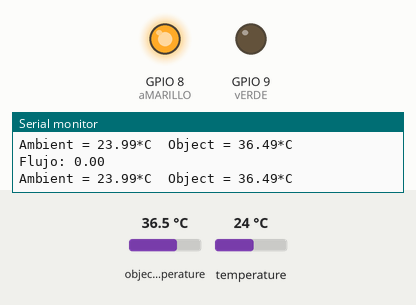
This sketch was run on a simulated ESP32-S3. On the bench: output pins drawn as LEDs (lit = HIGH), the last lines printed to the serial monitor. The inputs (shaded band) are chosen by the test bench; at power-on: object temperature 36.5 °C, temperature 24 °C. WiFi joins after 1.5 s; servers stay silent unless stated; the Firebase database answers and starts empty.

Above: at 2.7 s.
2.8 s: object temperature set to 24.4 °C
4.3 s: object temperature set to 23.7 °C
At 5.1 s:
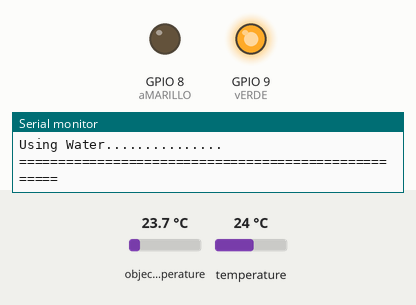
5.9 s: object temperature set to 24.5 °C
At 7.2 s:
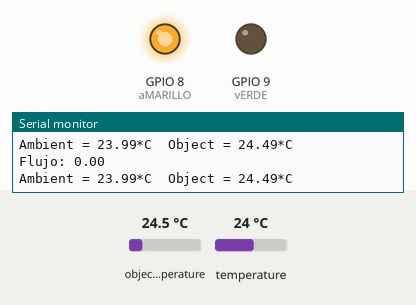
7.5 s: temperature set to 25 °C
At 8.4 s:
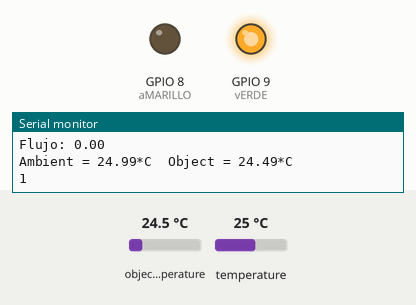
Timing chart, 0 to 10.0 s (numbered marks = the images above; inputs shaded):
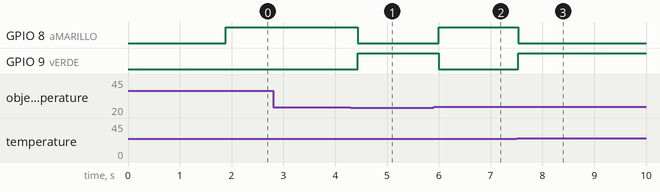

The sketch:

Wristband.ino
```cpp
#include <Wire.h>
#include <Adafruit_MLX90614.h>

#include <WiFi.h>
#include <Firebase_ESP_Client.h>
#include "addons/TokenHelper.h"
#include "addons/RTDBHelper.h"

/* CREDENCIALES */
// Red Wifi
/* #define WIFI_SSID "MEGACABLE-2.4G-18A5"
#define WIFI_PASSWORD "77ZDgpaTuM" */
#define WIFI_SSID "ESP32"
#define WIFI_PASSWORD "Access18"
#define WIFI_TIMEOUT_MS 10000
bool isConnected = false;

// Firebase Realtime Database
#define API_KEY "AIzaSyCTmRH6aLIM9vpYyFk82sH8sF6foG8rHdg"
#define DATABASE_URL "https://watercarestesting-default-rtdb.firebaseio.com/"

// Firebase User
#define USER_EMAIL "enriquez.emiliano16@outlook.com"
#define USER_PASSWORD "$Fire.En24"


/* OBJETOS */
// Define firebase database objecto
FirebaseData fbdo;
FirebaseAuth auth;
FirebaseConfig config;

// Define objeto del sensor de temperaturas
Adafruit_MLX90614 mlx = Adafruit_MLX90614();

unsigned long sendDataPrevMillis = 0;

void sendData(String path, float value) {
  if (Firebase.ready() && (millis() - sendDataPrevMillis > 2000 || sendDataPrevMillis == 0)){
    sendDataPrevMillis = millis();
    // Enviar los datos
    if (Firebase.RTDB.setInt(&fbdo, path, value)){
      Serial.println("Dato enviado correctamente");
      Serial.println("PATH: " + fbdo.dataPath());
      Serial.println("TYPE: " + fbdo.dataType());
    }
    else {
      Serial.println("Fallo al enviar el dato");
      Serial.println("REASON: " + fbdo.errorReason());
    }
  }
}

unsigned long sendDataPrevMillis2 = 0;

float getData(String path) {
  if (Firebase.ready() && (millis() - sendDataPrevMillis2 > 500 || sendDataPrevMillis2 == 0)){
    sendDataPrevMillis2 = millis();

    Serial.println(Firebase.RTDB.getInt(&fbdo, path));
    // Recivir los datos
    if (Firebase.RTDB.getInt(&fbdo, path)){
      Serial.println("PATH: " + fbdo.dataPath());
      // Serial.println("TYPE: " + fbdo.dataType());
      return fbdo.floatData();
    }
    else {
      Serial.println("Fallo al enviar el dato");
      Serial.println("REASON: " + fbdo.errorReason());
    }
  }
}

bool connectToWifi() {
  Serial.print("Connecting to Wifi");
  WiFi.mode(WIFI_STA);
  WiFi.begin(WIFI_SSID, WIFI_PASSWORD);

  unsigned long startAttempTime = millis();

  while(WiFi.status() != WL_CONNECTED && millis() - startAttempTime < WIFI_TIMEOUT_MS) {
    Serial.print(".");
    delay(100);
  }

  if(WiFi.status() != WL_CONNECTED) {
    Serial.println("");
    Serial.println("Failed to Connect");
    return false;
  }

  Serial.println("");
  Serial.println("Connected Correctly");
  Serial.println(WiFi.localIP());
  return true;
}

void setup() {
  Serial.begin(9600);
  while (!Serial);

  pinMode(8, OUTPUT); // aMARILLO
  pinMode(9, OUTPUT); // vERDE

  Serial.println("Adafruit MLX90614 test");

  // Conectarse a la red WiFi
  isConnected = connectToWifi();

  if(isConnected) {
    Wire.begin(6, 7);

    if (!mlx.begin()) {
      Serial.println("Error connecting to MLX sensor. Check wiring.");
      while (1);
    };

    Serial.print("Emissivity = "); Serial.println(mlx.readEmissivity());
    Serial.println("================================================");

    // Asignar credenciales de Firebase
    config.api_key = API_KEY;

    auth.user.email = USER_EMAIL;
    auth.user.password = USER_PASSWORD;

    config.database_url = DATABASE_URL;

    // Iniciar conexión a Firebase
    Firebase.begin(&config, &auth);
    Firebase.reconnectWiFi(true);
  } else {
    Serial.println("FATAL ERROR");
  }
}

void loop() {
  Serial.print("Ambient = "); Serial.print(mlx.readAmbientTempC());
  Serial.print("*C\tObject = "); Serial.print(mlx.readObjectTempC()); Serial.println("*C");

  float data = getData("flow/water_flow");
  Serial.print("Flujo: ");
  Serial.println(data);

  if(data > 0.15) {
    if (mlx.readObjectTempC() < mlx.readAmbientTempC()) {
      Serial.println("");
      Serial.println("====================================================");
      Serial.println("Using Water...............");
      Serial.println("====================================================");
      Serial.println("");
      delay(350);
    }
  }

  if(mlx.readObjectTempC() < mlx.readAmbientTempC()) {
    digitalWrite(9, HIGH);
    digitalWrite(8, LOW);
  } else if (mlx.readObjectTempC() > mlx.readAmbientTempC()) {
    digitalWrite(9, LOW);
    digitalWrite(8, HIGH);
  }

  Serial.println();
  delay(100);

}
```

Measured:
- the behaviour switches between 24 and 23.9 °C on object temperature (found by bisection; images 0 and 1)
- the behaviour switches between 24 and 24.1 °C on object temperature (found by bisection; images 1 and 2)
- the behaviour switches between 24.5 and 24.6 °C on temperature (found by bisection; images 2 and 3)
- after the input at 4.3 s, GPIO 8 (aMARILLO): HIGH → LOW after 0.14 s; GPIO 9 (vERDE): LOW → HIGH after 0.14 s
- after the input at 5.9 s, GPIO 8 (aMARILLO): LOW → HIGH after 0.10 s; GPIO 9 (vERDE): HIGH → LOW after 0.10 s
- after the input at 7.5 s, GPIO 8 (aMARILLO): HIGH → LOW at once; GPIO 9 (vERDE): LOW → HIGH at once
